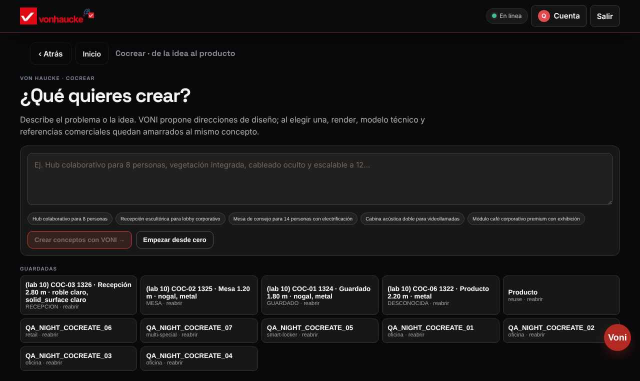
#> input picture lab/noche/cocrear10/04_librero_imagen/01-inicio.jpg, 1280 x 762 px (shown at 1/2 size)
$ python encuadrar.py ../lab/noche/cocrear10/04_librero_imagen/01-inicio.jpg ../lab/noche/cocrear10/04_librero_imagen/02-conceptos.jpg
#> lines starting #> are read from the running program, lines starting #| are printed output that depends on the picture
#!/usr/bin/env python3
"""
Normaliza un render de catálogo Von Haucke a una ficha uniforme.

Gemini entrega el producto fiel sobre fondo PLANO (así se lo pide la receta de
`generar-render` en modo catalogo). Aquí el encuadre y la puesta en escena dejan
de ser opinión del modelo y pasan a ser deterministas:

  1. Se mide el color de fondo en el marco exterior de la imagen.
  2. Se detecta el producto por distancia a ese color, exigiendo que la fila o
     columna tenga suficientes píxeles (si no, el ruido de JPEG en una esquina
     estira la caja a toda la imagen).
  3. Se abre la caja a 4:3 con el producto siempre a la misma escala y posición.
  4. Lo que quede fuera se rellena con el MISMO fondo: no hay costura.
  5. Se agrega una sombra de contacto propia, igual para todos.

NO se borra ningún píxel (nada de recorte por alfa): el recorte por alfa se come
los biombos de cristal de App LT y los muros Privacy 4.

Uso: python3 scratchpad/encuadrar.py entrada.jpg salida.jpg
"""
import sys
import numpy as np
from PIL import Image, ImageDraw, ImageFilter

LIENZO = (1200, 900)
ASPECTO = LIENZO[0] / LIENZO[1]
OCUPACION_W = 0.84       # del ancho del lienzo
OCUPACION_H = 0.78       # del alto del lienzo
CENTRO_Y = 0.47          # centro del producto (un pelo arriba: deja aire al pie
UMBRAL = 22              # distancia de color para "no es fondo"
UMBRAL_BORDE = 18        # fuerza de borde para "esto es el producto"
MIN_FRACCION = 0.004     # % de píxeles de una fila/columna para que cuente
FONDO_OBJETIVO = (240, 238, 234)


def color_fondo(a):
    """Fondo = mediana del marco exterior (4% de cada lado)."""
    h, w, _ = a.shape
    k = max(4, round(min(h, w) * 0.04))
    marco = np.concatenate([
        a[:k].reshape(-1, 3), a[-k:].reshape(-1, 3),
        a[:, :k].reshape(-1, 3), a[:, -k:].reshape(-1, 3),
    ])
    return np.median(marco, axis=0)


def _caja_de_mascara(m, w, h):
    cols = np.where(m.sum(axis=0) >= max(3, h * MIN_FRACCION))[0]
    rows = np.where(m.sum(axis=1) >= max(3, w * MIN_FRACCION))[0]
    if not len(cols) or not len(rows):
        return None
    return int(cols[0]), int(rows[0]), int(cols[-1]) + 1, int(rows[-1]) + 1


def caja_por_color(a, bg):
    """Lo que se aparta del color de fondo. Falla cuando el fondo trae sombra o
    caída de luz: entonces marca la imagen entera."""
    h, w, _ = a.shape
    return _caja_de_mascara(np.abs(a - bg).max(axis=2) > UMBRAL, w, h)


def caja_por_bordes(img):
    """Detección principal: el producto tiene BORDES; el ciclorama y sus sombras
    son suaves aunque no sean de un color plano. Mucho más robusto que comparar
    contra un color de fondo."""
    g = img.convert("L").filter(ImageFilter.GaussianBlur(1.0)).filter(ImageFilter.FIND_EDGES)
    e = np.asarray(g).astype(np.int16).copy()
    e[:2] = 0; e[-2:] = 0; e[:, :2] = 0; e[:, -2:] = 0   # FIND_EDGES deja marco falso
    h, w = e.shape
    return _caja_de_mascara(e > UMBRAL_BORDE, w, h)


def caja_producto(img, a, bg):
    """Bordes manda. El color sólo suma cuando dio un resultado creíble (no
    marcó casi toda la imagen), para no perder partes de bajo contraste."""
    caja = caja_por_bordes(img)
    color = caja_por_color(a, bg)
    if caja is None:
        return color
    if color is not None:
        h, w, _ = a.shape
        if (color[2] - color[0]) < w * 0.92 and (color[3] - color[1]) < h * 0.92:
            caja = (min(caja[0], color[0]), min(caja[1], color[1]),
                    max(caja[2], color[2]), max(caja[3], color[3]))
    return caja


def encuadrar(entrada, salida):
    img = Image.open(entrada).convert("RGB")
#> img is the input picture: PIL image 1280x762 RGB; mean R, G, B 23.9, 22.8, 22.8
    a = np.asarray(img).astype(np.int16)
    bg = color_fondo(a)
#> bg = [9, 9, 9]
    caja = caja_producto(img, a, bg)
#> in caja_por_bordes, `g = img.convert("L").filter(ImageFilter.GaussianBlur(1.0)).filter(Imag..`:
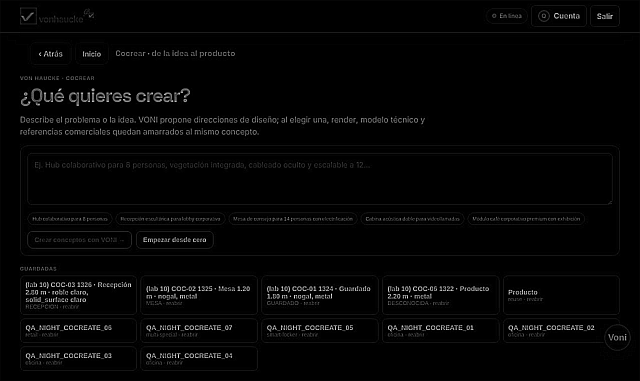
#> g: PIL image 1280x762 L (shown at 1/2 size); min 0, max 255, mean 5
#> in caja_por_bordes, `e[:2] = 0`: e: shape (762, 1280) int16; min 0, max 255, mean 5
#> in caja_por_bordes, `e[-2:] = 0`: e: shape (762, 1280) int16; min 0, max 255, mean 5
#> in caja_por_bordes, `e[:, :2] = 0`: e: shape (762, 1280) int16; min 0, max 255, mean 5
#> in caja_por_bordes, `e[:, -2:] = 0`: e: shape (762, 1280) int16; min 0, max 255, mean 5
#> in _caja_de_mascara, `cols = np.where(m.sum(axis=0) >= max(3, h * MIN_FRACCION))[0]`: cols = 1222 values from 40 to 1261
#> in _caja_de_mascara, `rows = np.where(m.sum(axis=1) >= max(3, w * MIN_FRACCION))[0]`: rows = 373 values from 10 to 741
#> in caja_producto, `caja = caja_por_bordes(img)`: caja = (40, 10, 1262, 742)
#> in caja_producto, `color = caja_por_color(a, bg)`: color = (39, 10, 1263, 742)
#> caja = (40, 10, 1262, 742)
    estado = "ok"
    if caja is None:
        estado = "sin-caja"
        caja = (0, 0, img.width, img.height)

    x0, y0, x1, y1 = caja
#> x0 = 40; y0 = 10; x1 = 1262; y1 = 742
    pw, ph = x1 - x0, y1 - y0
#> pw = 1222; ph = 732
    # Ventana (en píxeles del render) que deja al producto en la escala pedida.
    ancho = max(pw / OCUPACION_W, (ph / OCUPACION_H) * ASPECTO)
#> ancho = 1454.8
    alto = ancho / ASPECTO
#> alto = 1091.1
    cx = (x0 + x1) / 2
#> cx = 651
    cy = (y0 + y1) / 2 - (CENTRO_Y - 0.5) * alto
#> cy = 408.7

    # La ventana se ENCAJA dentro del render. Rellenar con un color plano dejaba
    # bandas visibles en las orillas: el fondo de Gemini no es perfectamente
    # uniforme. Si no cabe, se encoge hasta caber.
    ancho = min(ancho, img.width)
#> ancho = 1280
    alto = ancho / ASPECTO
#> alto = 960
    if alto > img.height:
        alto = img.height
#> alto = 762
        ancho = alto * ASPECTO
#> ancho = 1016
    izq = round(min(max(0, cx - ancho / 2), img.width - ancho))
#> izq = 143
    arr = round(min(max(0, cy - alto / 2), img.height - alto))
#> arr = 0
    der, aba = round(izq + ancho), round(arr + alto)
#> der = 1159; aba = 762

    fondo = tuple(int(v) for v in bg)
#> fondo = (9, 9, 9)
    lienzo = img.crop((izq, arr, der, aba)).resize(LIENZO, Image.LANCZOS)
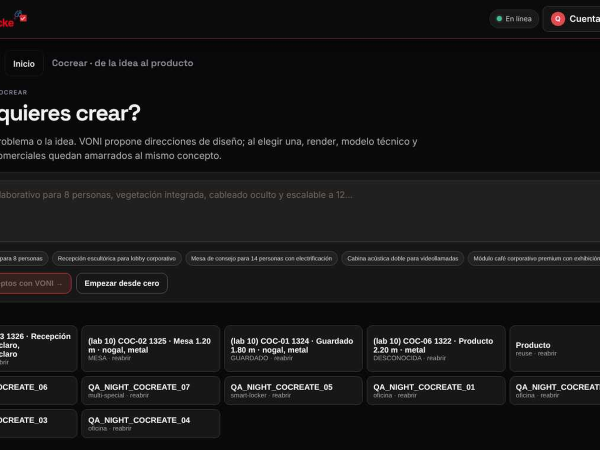
#> lienzo: PIL image 1200x900 RGB (shown at 1/2 size); mean R, G, B 23.6, 23.2, 23.2

    # Sombra de contacto propia (misma para los 67), bajo la base del producto.
    esc = LIENZO[0] / (der - izq)
#> esc = 1.18
    base_y = (y1 - arr) * esc
#> base_y = 876.4
    centro_x = (cx - izq) * esc
#> centro_x = 600
    ancho_p = pw * esc
#> ancho_p = 1443.3
    if estado == "ok" and 0 < base_y < LIENZO[1] and ancho_p > 20:
        capa = Image.new("L", LIENZO, 0)
#> capa: PIL image 1200x900 L; every value is 0
        d = ImageDraw.Draw(capa)
        rx, ry = ancho_p * 0.52, max(6, ancho_p * 0.045)
#> rx = 750.5; ry = 64.95
        d.ellipse([centro_x - rx, base_y - ry, centro_x + rx, base_y + ry], fill=70)
        capa = capa.filter(ImageFilter.GaussianBlur(max(6, ancho_p * 0.035)))
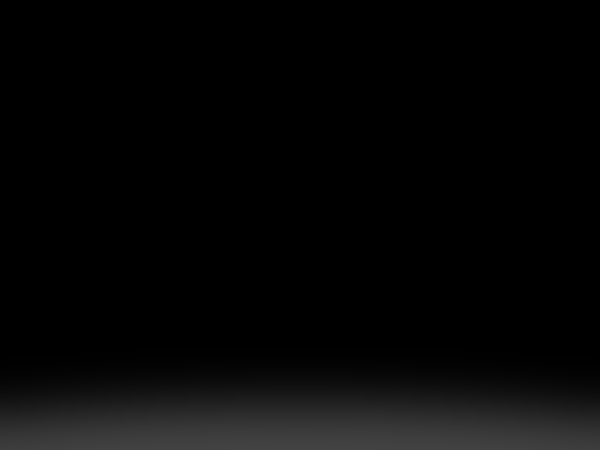
#> capa: PIL image 1200x900 L (shown at 1/2 size); min 0, max 67, mean 6.4
        lienzo = Image.composite(Image.new("RGB", LIENZO, (150, 145, 139)), lienzo, capa)
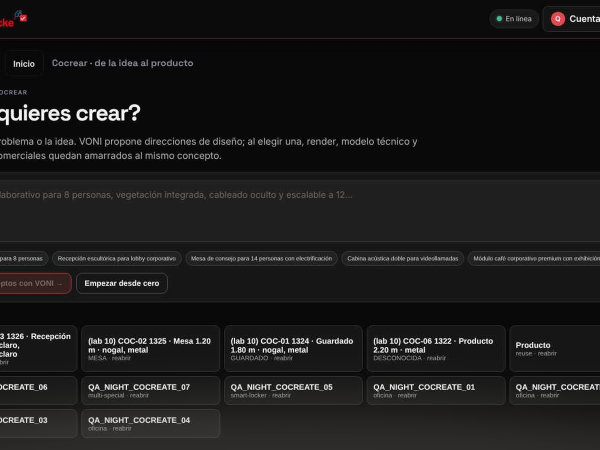
#> lienzo: PIL image 1200x900 RGB (shown at 1/2 size); mean R, G, B 26.9, 26.3, 26.2

    # Empareja el tono de fondo entre productos.
    d_rgb = [int(o - f) for o, f in zip(FONDO_OBJETIVO, fondo)]
#> d_rgb = [231, 229, 225]
    if max(abs(v) for v in d_rgb) > 2:
        lienzo = lienzo.point([min(255, max(0, i + d)) for d in d_rgb for i in range(256)])
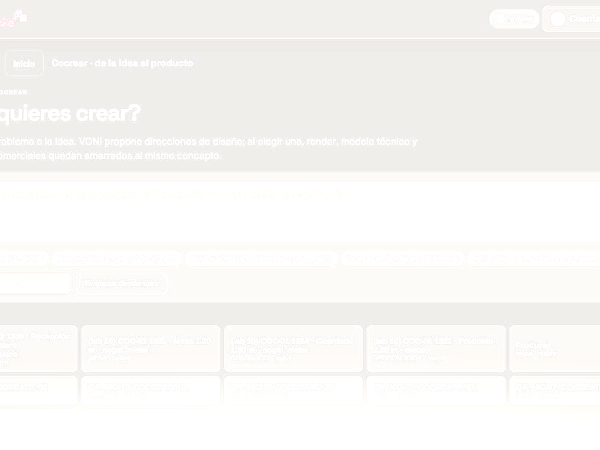
#> lienzo: PIL image 1200x900 RGB (shown at 1/2 size); mean R, G, B 248.3, 247, 244.4

    lienzo.save(salida, "JPEG", quality=88, optimize=True)
    return f"{estado} fondo={fondo} producto={pw}x{ph}"


if __name__ == "__main__":
    print(encuadrar(sys.argv[1], sys.argv[2]))

$ run again, on lab/noche/cocrear10/04_librero_imagen/03-estudio.jpg
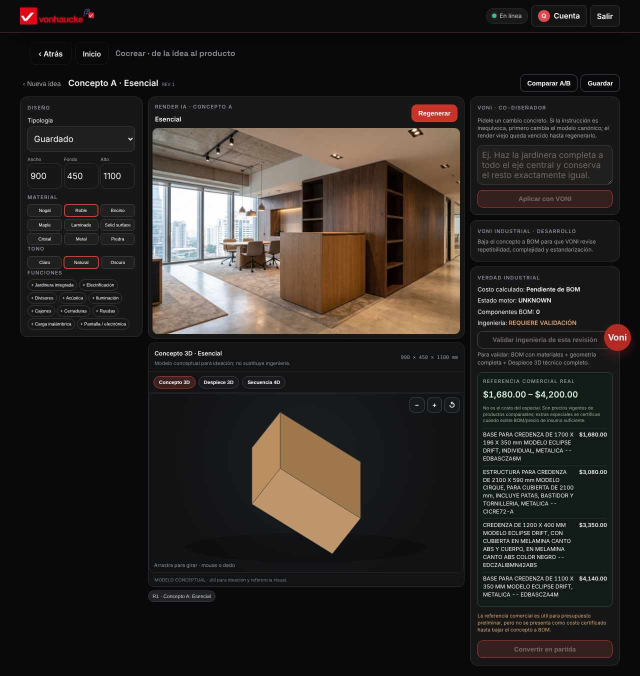
#> input picture lab/noche/cocrear10/04_librero_imagen/03-estudio.jpg, 1280 x 1351 px (shown at 1/2 size)
#> in encuadrar, img is the input picture: PIL image 1280x1351 RGB; mean R, G, B 42.8, 38.3, 34.9
#> bg = [9, 9, 9]
#> in caja_por_bordes, `g = img.convert("L").filter(ImageFilter.GaussianBlur(1.0)).filter(Imag..`:
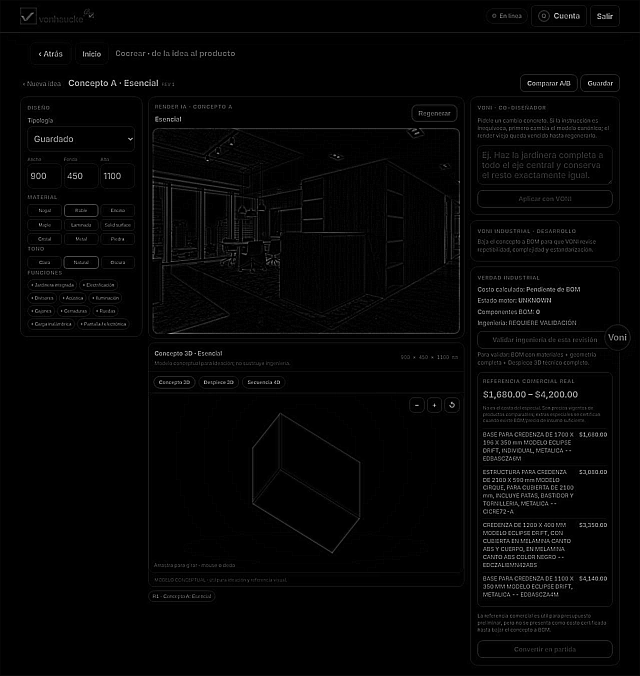
#> g: PIL image 1280x1351 L (shown at 1/2 size); min 0, max 255, mean 4.5
#> cols = 1197 values from 40 to 1261
#> rows = 1146 values from 10 to 1330
#> in caja_producto, `caja = caja_por_bordes(img)`: caja = (40, 10, 1262, 1331)
#> color = (39, 10, 1263, 1331)
#> in encuadrar, `caja = caja_producto(img, a, bg)`: caja = (40, 10, 1262, 1331)
#> x0 = 40; y0 = 10; x1 = 1262; y1 = 1331
#> pw = 1222; ph = 1321
#> in encuadrar, `ancho = max(pw / OCUPACION_W, (ph / OCUPACION_H) * ASPECTO)`: ancho = 2258.1
#> in encuadrar, `alto = ancho / ASPECTO`: alto = 1693.6
#> cx = 651
#> cy = 721.3
#> in encuadrar, `ancho = min(ancho, img.width)`: ancho = 1280
#> in encuadrar, `alto = ancho / ASPECTO`: alto = 960
#> izq = 0
#> arr = 241
#> der = 1280; aba = 1201
#> fondo = (9, 9, 9)
#> esc = 0.938
#> base_y = 1021.9
#> centro_x = 610.3
#> ancho_p = 1145.6
#> d_rgb = [231, 229, 225]
#> in encuadrar, `lienzo = lienzo.point([min(255, max(0, i + d)) for d in d_rgb for i in..`:
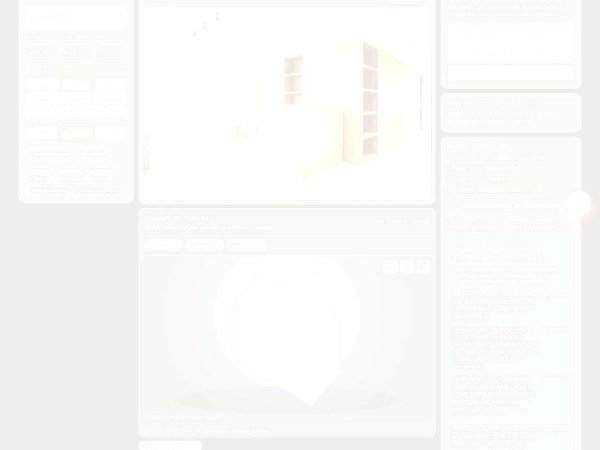
#> lienzo: PIL image 1200x900 RGB (shown at 1/2 size); mean R, G, B 249.9, 249.2, 246.6
